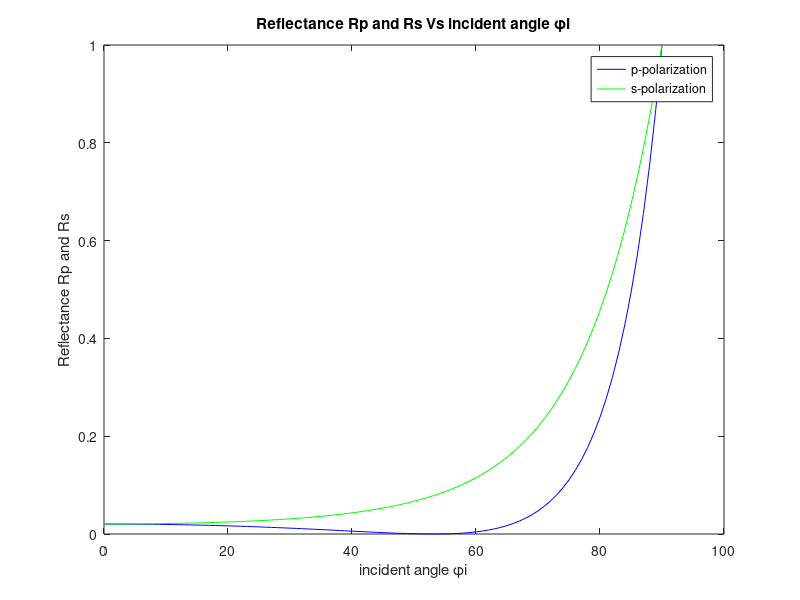

Write the MATLAB code that produced this figure.
% the reflectances, Rs and Rp, for s- and p-polarized plane waves as a function of the incident angle.
Z1=251.33; Z2=188.5;
x=0:1:90;
for n=1:91
Rp(n)= (( (Z2*cosd(asind(0.75*sind(x(n)))))  - (Z1*cosd(x(n))) )/( (Z2*cosd(asind(0.75*sind(x(n))))) + (Z1*cosd(x(n))) )).^2;
Rs(n)= (( (Z2*cosd(x(n))) - (Z1*cosd(asind(0.75*sind(x(n))))) )/( (Z2*cosd(x(n))) + (Z1*cosd(asind(0.75*sind(x(n))))) )).^2;
end
plot(x,Rp,'b',x,Rs,'g');
legend('p-polarization','s-polarization')
xlabel('incident angle \phii');
ylabel('Reflectance Rp and Rs');
title('Reflectance Rp and Rs Vs incident angle \phii')